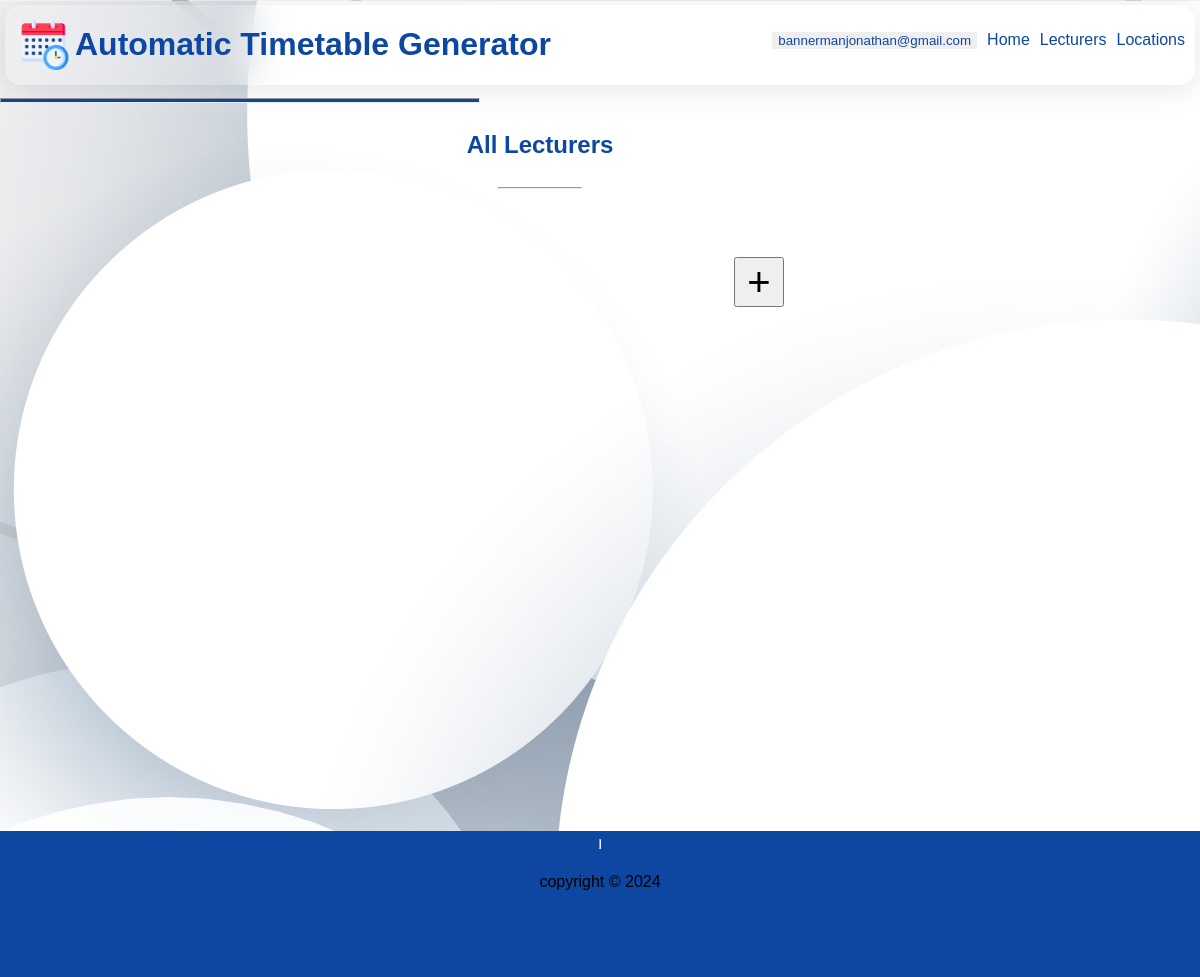
Page /bannermanjonathan@gmail.com/alllecturers on the earlier database version.
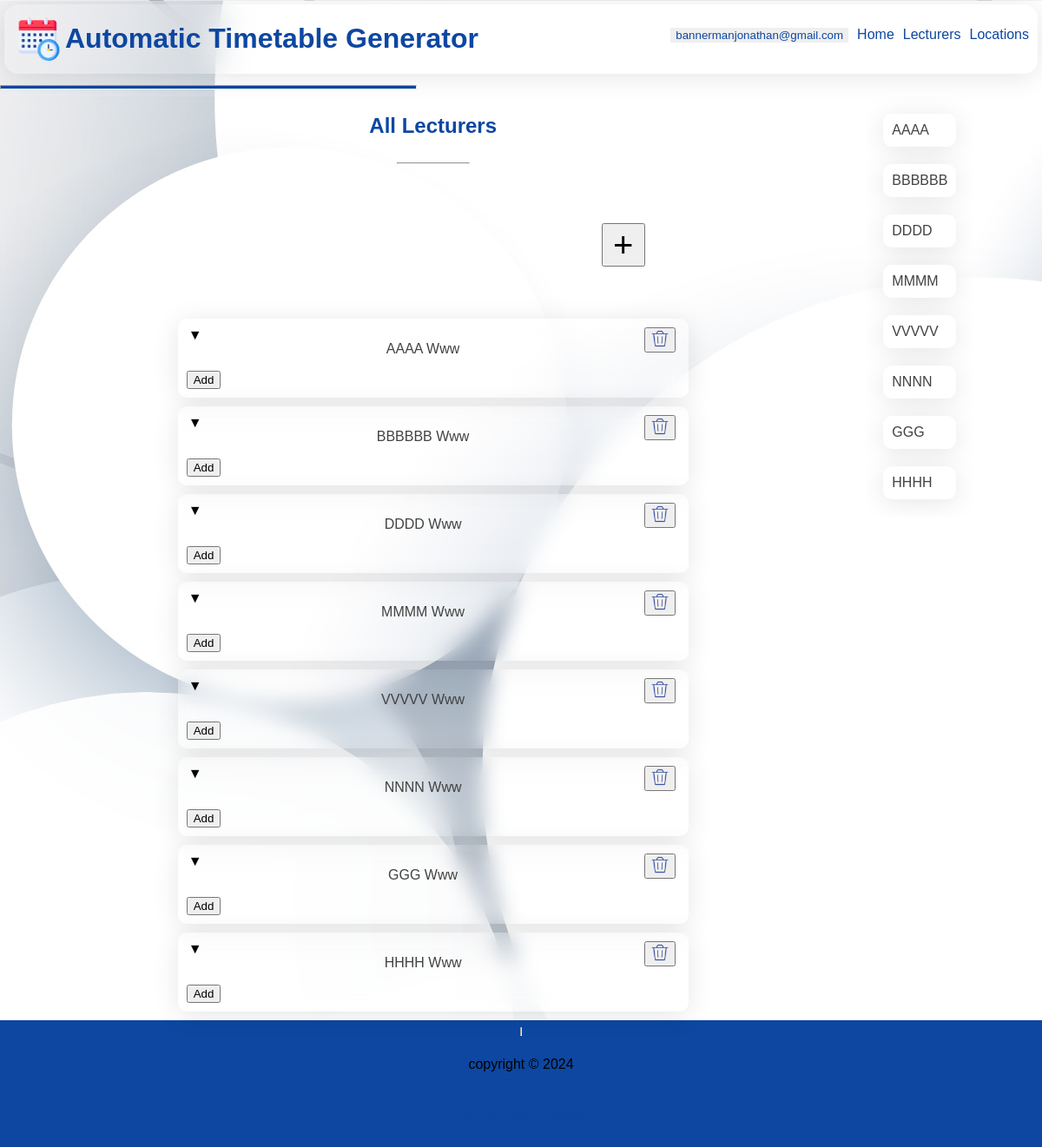
Same page on the later database version.
### webversion/models.py (models this page shows, shortened)
class Department(models.Model):
    name = models.CharField(max_length=255, null=True)
    code = models.CharField(max_length=50, null=True)
    college_main = models.ForeignKey("College", on_delete=models.CASCADE, related_name="department_college", null=True)
    college = models.CharField(max_length=255, null=True)
    max_yg = models.PositiveSmallIntegerField(default=4, null=True)
    creator = models.ForeignKey(UserAccount, on_delete=models.CASCADE, related_name="department_creator", null=True)
    limited = models.BooleanField(null=True)

### webversion/views.py (the view)
# urls.py: path("<str:email>/alllecturers", views.allLecturers, name="alllecturers"),
def allLecturers(request, email):
    template = loader.get_template("alllecturers.html")
    creator_id = UserAccount.objects.get(email=email).id
    departments = Department.objects.filter(creator_id=creator_id)
    lecturers = Lecturer.objects.filter(creator_id=creator_id).order_by("other_names")
    context = {
        "lecturers":lecturers, "departments":departments, "email":email,
    }
    return HttpResponse(template.render(context, request))

### webversion/Templates/alllecturers.html (shortened to what this page needs)
{% extends 'main.html' %}
{% load static %}
{% block content %}
    <div class="alllecturers">
        <div class="all">
            <h2>all lecturers</h2>
            <hr width="10%">
            <div class="alllecturersgrid">
                <div class="addbtn">
                    <a href="/{{email}}/createDepartment/1/alllecturers">
                        <button type="button" id="adddept" title="Add a new Department">
                            &plus;
                        </button>
                    </a>
                </div>
                {% for dept in departments %}
                    <div class="lectdept">
                        <div class="deptdeep">
                            <span class="drpsymbol" onclick="dropDown2()">&#x25bc;</span>
                            <a href="/{{email}}/select/{{dept.college_main_id}}/{{dept.name}}/{{dept.max_yg}}">
                                <p>{{dept.name}} {{dept.college}}</p>
                            </a>
                            <form>
                                <button title="Delete Department" type="submit" id="deletedepartment" formmethod="post" formaction="{% url 'deletedepartment' email dept.id %}">
                                    <img src="{% static 'trash-can.png' %}" width="20px" height="20px" />
                                </button>
                            </form>
                        </div>
                        <a href="{% url 'createLecturer' email %}" target="_blank">
                            <button type="button" title="Add a new Lecturer for this department">Add</button>
                        </a>
                    </div>
                {% endfor %}
            </div>
        </div>
        <div class="rightnav">
            <div class="rightsubnav">
                {% for department in departments %}
                <div class="departments" id="dept{% cycle "1" "2" "3" "4" "5" "6" "7" "8" "9" "10" "11" "12" "13" "14" "15" "16" "17" "18" "19" "20" "21" "22" "23" %}">
                    <a href="/{{email}}/select/{{department.college_main_id}}/{{department.name}}/{{department.max_yg}}">
                        {{department.name}}
                    </a>
                </div>
            {% endfor %}
            </div>
        </div>
    </div>
{% endblock %}

Differences in the rows shown:
added Department: name "AAAA", college "Www"
added Department: name "BBBBBB", college "Www"
added Department: name "DDDD", college "Www"
added Department: name "MMMM", college "Www"
added Department: name "VVVVV", college "Www"
added Department: name "NNNN", college "Www"
added Department: name "GGG", college "Www"
added Department: name "HHHH", college "Www"
